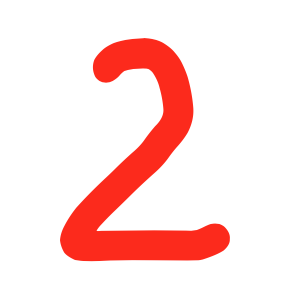
#> input picture he0712-main/he0712-main/digit2.png, 284 x 288 px, found by its file name
$ jupyter execute --allow-errors bb91_42_opencv_digit.ipynb   (shell and % lines are left out)
#> lines starting #> are read from the running program, lines starting #| are printed output that depends on the picture
# 손글씨 숫자 인식
- opencv를 이용하여
- CNN을 사용하지 않는 간단한 버전
- 8x8 픽셀 숫자 데이터 5620개 사용

[cell 1]
import cv2
import matplotlib.pyplot as plt
#> (the rest of this cell did not finish here and is left out)

#> (a cell that did not finish here is left out)

#> (a cell that did not finish here is left out)

#> (a cell that did not finish here is left out)

#> (a cell that did not finish here is left out)

#> (a cell that did not finish here is left out)

#> (a cell that did not finish here is left out)

#> (a cell that did not finish here is left out)

[cell 9]
# 학습한 모델을 저장
from sklearn.externals import joblib
#> (the rest of this cell did not finish here and is left out)

[cell 10]
def predict_digit(filename):
  # 학습한 데이터 읽어 들이기
    model = joblib.load("digits.pkl")
    my_img = cv2.imread(filename)
    my_img = cv2.cvtColor(my_img, cv2.COLOR_BGR2GRAY)
    my_img = cv2.resize(my_img, (8, 8))
    my_img = 15 - my_img // 16
    # 흑백 반전
    my_img = my_img.reshape((-1, 64))
    res = model.predict(my_img)
    return res[0]

[cell 11]
# 이미지 파일을 지정해서 실행하기
img = cv2.imread("digit2.png")
#> img is the input picture: shape (288, 284, 3); mean B, G, R 217.7, 220, 254.5
plt.imshow(cv2.cvtColor(img, cv2.COLOR_BGR2RGB))
#> (the rest of this cell did not finish here and is left out)

#> (reads he0712-main/he0712-main/digits.pkl from the repository)
print("digit2.png = " + str(n))
plt.show()

[cell 12]
img = cv2.imread("digit9.png")
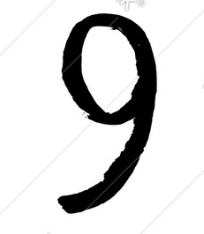
#> input picture he0712-main/he0712-main/digit9.png, 204 x 234 px, found by its file name
#> img is the input picture: shape (234, 204, 3); min 0, max 255, mean 216
plt.imshow(cv2.cvtColor(img, cv2.COLOR_BGR2RGB))
#> (the rest of this cell did not finish here and is left out)

print("digit9.png = " + str(n))
plt.show()

[cell 13]
img = cv2.imread("digit9-2.png")
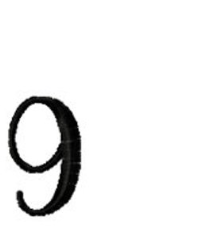
#> input picture he0712-main/he0712-main/digit9-2.png, 218 x 226 px, found by its file name
#> img is the input picture: shape (226, 218, 3); mean B, G, R 237.7, 237.8, 237.8
plt.imshow(cv2.cvtColor(img, cv2.COLOR_BGR2RGB))
#> (the rest of this cell did not finish here and is left out)

print("digit9-2.png = " + str(n))
plt.show()
